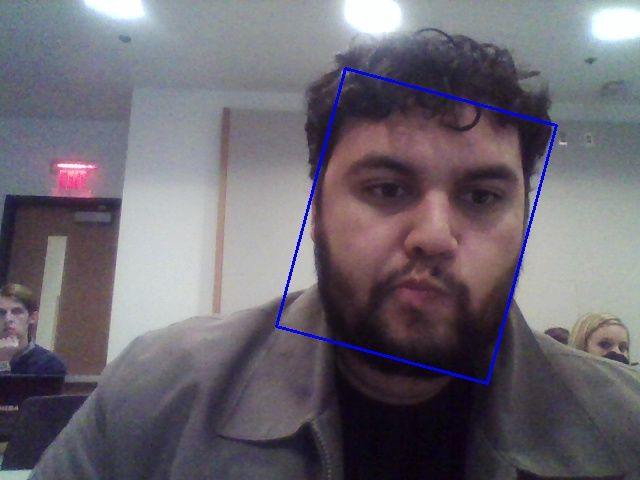
#> input picture Python/Eyesight/`.jpg, 640 x 480 px, given in place of the camera
$ python camshift_test.py
#> lines starting #> are read from the running program, lines starting #| are printed output that depends on the picture; after the words box and inside, x2 and y2 are one past the last pixel; in counts of white or black regions, pixels touching at a corner belong together
import numpy as np
import cv2

cap = cv2.VideoCapture(0)

# take first frame of the video
ret,frame = cap.read()
#> frame is the input picture: shape (480, 640, 3); mean B, G, R 112.1, 103.3, 108.2

# setup initial location of window
r,h,c,w = 250,90,400,125  # simply hardcoded the values
track_window = (c,r,w,h)

# set up the ROI for tracking
roi = frame[r:r+h, c:c+w]
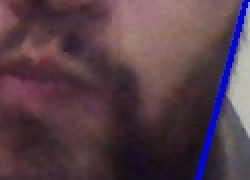
#> roi: shape (90, 125, 3) (shown 2 times larger); mean B, G, R 72.4, 62.3, 86.1
hsv_roi =  cv2.cvtColor(roi, cv2.COLOR_BGR2HSV)
#> hsv_roi: shape (90, 125, 3); mean H, S, V 124.2, 86.5, 92.3
mask = cv2.inRange(hsv_roi, np.array((0., 60.,32.)), np.array((180.,255.,255.)))
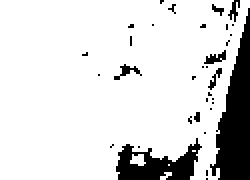
#> mask: shape (90, 125) (shown 2 times larger); 85.6% white; 34 black regions (28 under 20 px), largest, box (x1, y1, x2, y2) and area: (105, 4, 125, 90) 922, (58, 69, 101, 90) 476, (102, 25, 113, 32) 39, (57, 32, 71, 40) 38, (114, 0, 120, 11) 30, (104, 34, 111, 45) 26
roi_hist = cv2.calcHist([hsv_roi],[0],mask,[180],[0,180])
#> roi_hist = 180 values, max 1015 at index 170, min 0 at index 18, mean 53.47
cv2.normalize(roi_hist,roi_hist,0,255,cv2.NORM_MINMAX)

# Setup the termination criteria, either 10 iteration or move by atleast 1 pt
term_crit = ( cv2.TERM_CRITERIA_EPS | cv2.TERM_CRITERIA_COUNT, 10, 1 )

while(1):
    ret ,frame = cap.read()

    if ret == True:
        hsv = cv2.cvtColor(frame, cv2.COLOR_BGR2HSV)
#> hsv: shape (480, 640, 3); mean H, S, V 113, 48.6, 117.6
        dst = cv2.calcBackProject([hsv],[0],roi_hist,[0,180],1)
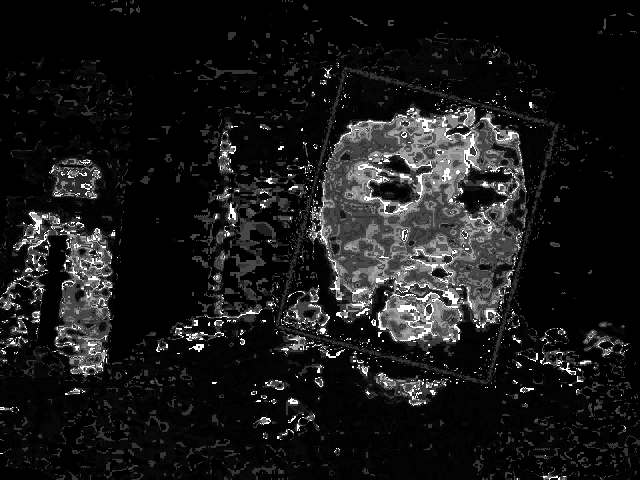
#> dst: shape (480, 640); min 0, max 255, mean 25.2

        # apply meanshift to get the new location
        ret, track_window = cv2.CamShift(dst, track_window, term_crit)
#> ret = ((421, 285.5), (121.3, 154.3), 91.96); track_window = (343, 224, 156, 123)

        # Draw it on image
        pts = cv2.boxPoints(ret)
#> pts = [[346, 222.2], [500.2, 227.5], [496, 348.8], [341.8, 343.5]]
        pts = np.int0(pts)
#> pts = [[345, 222], [500, 227], [496, 348], [341, 343]]
        img2 = cv2.polylines(frame,[pts],True, 255,2)
        cv2.imshow('img2',dst)

        k = cv2.waitKey(60) & 0xff
#> (key Esc is pressed here)
        if k == 27:
            break
        else:
            cv2.imwrite(chr(k)+".jpg",img2)

    else:
        break

cv2.destroyAllWindows()
cap.release()

$ run again, on Python/Eyesight/ÿ.jpg
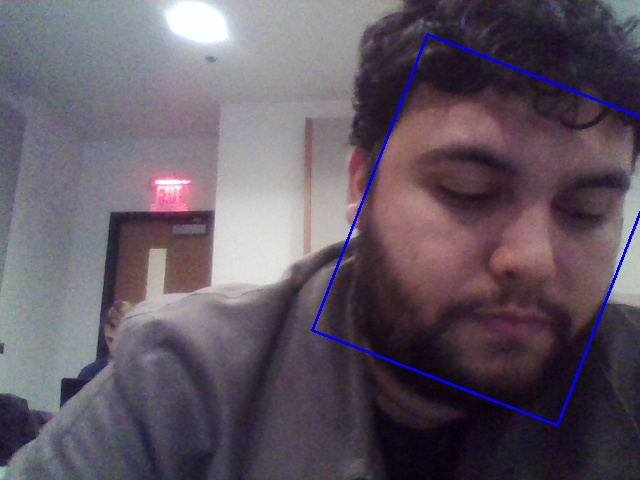
#> input picture Python/Eyesight/ÿ.jpg, 640 x 480 px, given in place of the camera
#> frame is the input picture: shape (480, 640, 3); mean B, G, R 99.9, 88.3, 98.5
#> hsv_roi: shape (90, 125, 3); mean H, S, V 152.1, 94, 94.7
#> `mask = cv2.inRange(hsv_roi, np.array((0., 60.,32.)), np.array((180.,25..`:
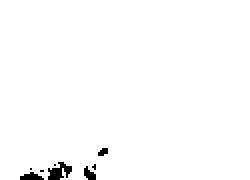
#> mask: shape (90, 125) (shown 2 times larger); 98.7% white; 8 black regions (5 under 20 px), largest, box (x1, y1, x2, y2) and area: (24, 81, 36, 90) 63, (10, 86, 22, 90) 32, (42, 83, 48, 90) 26
#> roi_hist = 180 values, max 1134 at index 174, min 0 at index 9, mean 61.7
#> hsv: shape (480, 640, 3); mean H, S, V 127.2, 58.3, 106.3
#> `dst = cv2.calcBackProject([hsv],[0],roi_hist,[0,180],1)`:
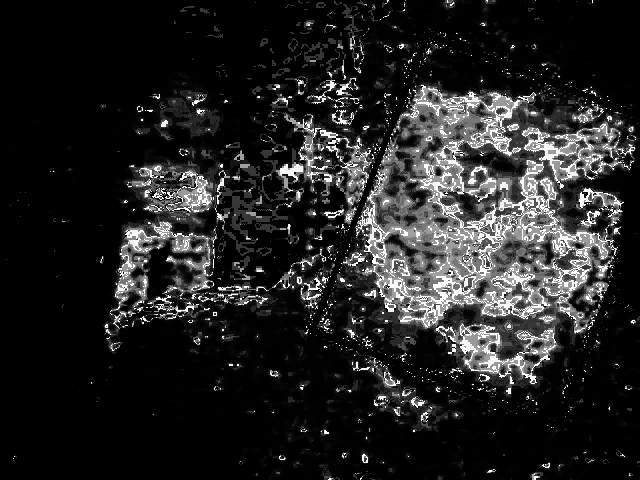
#> dst: shape (480, 640); min 0, max 255, mean 35.3
#> ret = ((459, 276), (121.6, 164.1), 88.38); track_window = (376, 214, 166, 124)
#> `pts = cv2.boxPoints(ret)`: pts = [[375.3, 217.5], [539.3, 212.9], [542.7, 334.5], [378.7, 339.1]]
#> `pts = np.int0(pts)`: pts = [[375, 217], [539, 212], [542, 334], [378, 339]]
